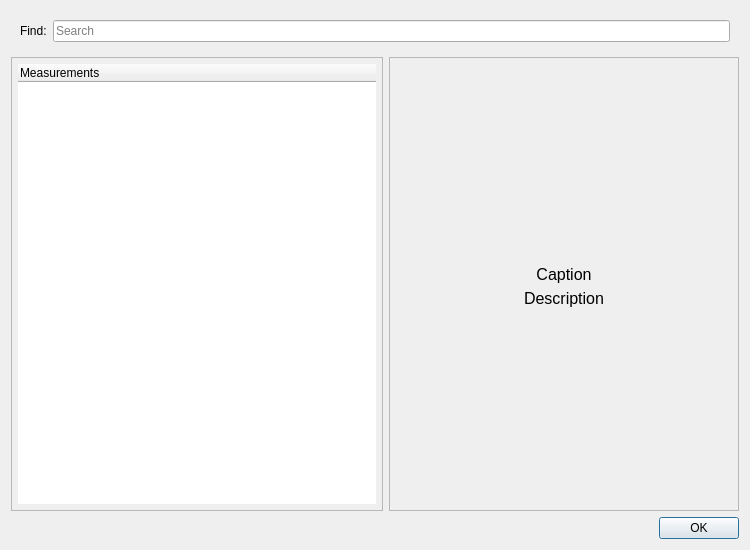
<?xml version="1.0" encoding="UTF-8"?>
<ui version="4.0">
 <class>DialogMDataBase</class>
 <widget class="QDialog" name="DialogMDataBase">
  <property name="windowModality">
   <enum>Qt::WindowModal</enum>
  </property>
  <property name="geometry">
   <rect>
    <x>0</x>
    <y>0</y>
    <width>750</width>
    <height>550</height>
   </rect>
  </property>
  <property name="minimumSize">
   <size>
    <width>750</width>
    <height>550</height>
   </size>
  </property>
  <property name="windowTitle">
   <string>ME Database - Add known measurement</string>
  </property>
  <property name="windowIcon">
   <iconset resource="../../../libs/vmisc/share/resources/icon.qrc">
    <normaloff>:/icon/logos/seamlyme_logo_32.png</normaloff>:/icon/logos/seamlyme_logo_32.png</iconset>
  </property>
  <property name="modal">
   <bool>true</bool>
  </property>
  <layout class="QVBoxLayout" name="verticalLayout_3">
   <item>
    <widget class="QFrame" name="horizontalFrame">
     <property name="sizePolicy">
      <sizepolicy hsizetype="Expanding" vsizetype="Fixed">
       <horstretch>0</horstretch>
       <verstretch>0</verstretch>
      </sizepolicy>
     </property>
     <layout class="QHBoxLayout" name="horizontalLayout_9">
      <item>
       <widget class="QLabel" name="labelFind">
        <property name="text">
         <string>Find:</string>
        </property>
       </widget>
      </item>
      <item>
       <widget class="QLineEdit" name="lineEditFind">
        <property name="placeholderText">
         <string>Search</string>
        </property>
        <property name="clearButtonEnabled">
         <bool>true</bool>
        </property>
       </widget>
      </item>
     </layout>
    </widget>
   </item>
   <item>
    <layout class="QHBoxLayout" name="horizontalLayout" stretch="5,6">
     <item>
      <widget class="QFrame" name="frame_2">
       <property name="frameShape">
        <enum>QFrame::StyledPanel</enum>
       </property>
       <property name="frameShadow">
        <enum>QFrame::Sunken</enum>
       </property>
       <layout class="QVBoxLayout" name="verticalLayout">
        <property name="leftMargin">
         <number>6</number>
        </property>
        <property name="topMargin">
         <number>6</number>
        </property>
        <property name="rightMargin">
         <number>6</number>
        </property>
        <property name="bottomMargin">
         <number>6</number>
        </property>
        <item>
         <widget class="QTreeWidget" name="treeWidget">
          <property name="sizePolicy">
           <sizepolicy hsizetype="Expanding" vsizetype="Expanding">
            <horstretch>0</horstretch>
            <verstretch>0</verstretch>
           </sizepolicy>
          </property>
          <property name="contextMenuPolicy">
           <enum>Qt::CustomContextMenu</enum>
          </property>
          <property name="frameShape">
           <enum>QFrame::NoFrame</enum>
          </property>
          <property name="frameShadow">
           <enum>QFrame::Sunken</enum>
          </property>
          <property name="lineWidth">
           <number>0</number>
          </property>
          <property name="sizeAdjustPolicy">
           <enum>QAbstractScrollArea::AdjustToContents</enum>
          </property>
          <property name="selectionMode">
           <enum>QAbstractItemView::SingleSelection</enum>
          </property>
          <property name="animated">
           <bool>true</bool>
          </property>
          <attribute name="headerCascadingSectionResizes">
           <bool>false</bool>
          </attribute>
          <attribute name="headerMinimumSectionSize">
           <number>57</number>
          </attribute>
          <column>
           <property name="text">
            <string>Measurements</string>
           </property>
          </column>
         </widget>
        </item>
       </layout>
      </widget>
     </item>
     <item>
      <widget class="QFrame" name="diagram_Frame">
       <property name="sizePolicy">
        <sizepolicy hsizetype="Fixed" vsizetype="Preferred">
         <horstretch>0</horstretch>
         <verstretch>0</verstretch>
        </sizepolicy>
       </property>
       <property name="maximumSize">
        <size>
         <width>350</width>
         <height>16777215</height>
        </size>
       </property>
       <property name="frameShape">
        <enum>QFrame::StyledPanel</enum>
       </property>
       <property name="frameShadow">
        <enum>QFrame::Sunken</enum>
       </property>
       <layout class="QVBoxLayout" name="verticalLayout_2">
        <property name="spacing">
         <number>5</number>
        </property>
        <property name="leftMargin">
         <number>5</number>
        </property>
        <property name="topMargin">
         <number>5</number>
        </property>
        <property name="rightMargin">
         <number>5</number>
        </property>
        <property name="bottomMargin">
         <number>5</number>
        </property>
        <item>
         <widget class="QLabel" name="diagram_Label">
          <property name="sizePolicy">
           <sizepolicy hsizetype="Fixed" vsizetype="Expanding">
            <horstretch>0</horstretch>
            <verstretch>0</verstretch>
           </sizepolicy>
          </property>
          <property name="maximumSize">
           <size>
            <width>340</width>
            <height>16777215</height>
           </size>
          </property>
          <property name="text">
           <string notr="true"/>
          </property>
          <property name="alignment">
           <set>Qt::AlignCenter</set>
          </property>
         </widget>
        </item>
        <item>
         <widget class="QLabel" name="caption_Label">
          <property name="font">
           <font>
            <pointsize>12</pointsize>
           </font>
          </property>
          <property name="text">
           <string notr="true">Caption</string>
          </property>
          <property name="alignment">
           <set>Qt::AlignCenter</set>
          </property>
         </widget>
        </item>
        <item>
         <widget class="QLabel" name="description_Label">
          <property name="font">
           <font>
            <pointsize>12</pointsize>
           </font>
          </property>
          <property name="text">
           <string notr="true">Description</string>
          </property>
          <property name="alignment">
           <set>Qt::AlignCenter</set>
          </property>
          <property name="wordWrap">
           <bool>true</bool>
          </property>
         </widget>
        </item>
        <item>
         <spacer name="verticalSpacer">
          <property name="orientation">
           <enum>Qt::Vertical</enum>
          </property>
          <property name="sizeHint" stdset="0">
           <size>
            <width>20</width>
            <height>40</height>
           </size>
          </property>
         </spacer>
        </item>
       </layout>
      </widget>
     </item>
    </layout>
   </item>
   <item>
    <widget class="QDialogButtonBox" name="buttonBox">
     <property name="focusPolicy">
      <enum>Qt::TabFocus</enum>
     </property>
     <property name="orientation">
      <enum>Qt::Horizontal</enum>
     </property>
     <property name="standardButtons">
      <set>QDialogButtonBox::Ok</set>
     </property>
    </widget>
   </item>
  </layout>
 </widget>
 <tabstops>
  <tabstop>treeWidget</tabstop>
  <tabstop>buttonBox</tabstop>
 </tabstops>
 <resources>
  <include location="../../../libs/vmisc/share/resources/icon.qrc"/>
 </resources>
 <connections>
  <connection>
   <sender>buttonBox</sender>
   <signal>accepted()</signal>
   <receiver>DialogMDataBase</receiver>
   <slot>accept()</slot>
   <hints>
    <hint type="sourcelabel">
     <x>257</x>
     <y>540</y>
    </hint>
    <hint type="destinationlabel">
     <x>157</x>
     <y>274</y>
    </hint>
   </hints>
  </connection>
  <connection>
   <sender>buttonBox</sender>
   <signal>rejected()</signal>
   <receiver>DialogMDataBase</receiver>
   <slot>reject()</slot>
   <hints>
    <hint type="sourcelabel">
     <x>325</x>
     <y>540</y>
    </hint>
    <hint type="destinationlabel">
     <x>286</x>
     <y>274</y>
    </hint>
   </hints>
  </connection>
 </connections>
</ui>
